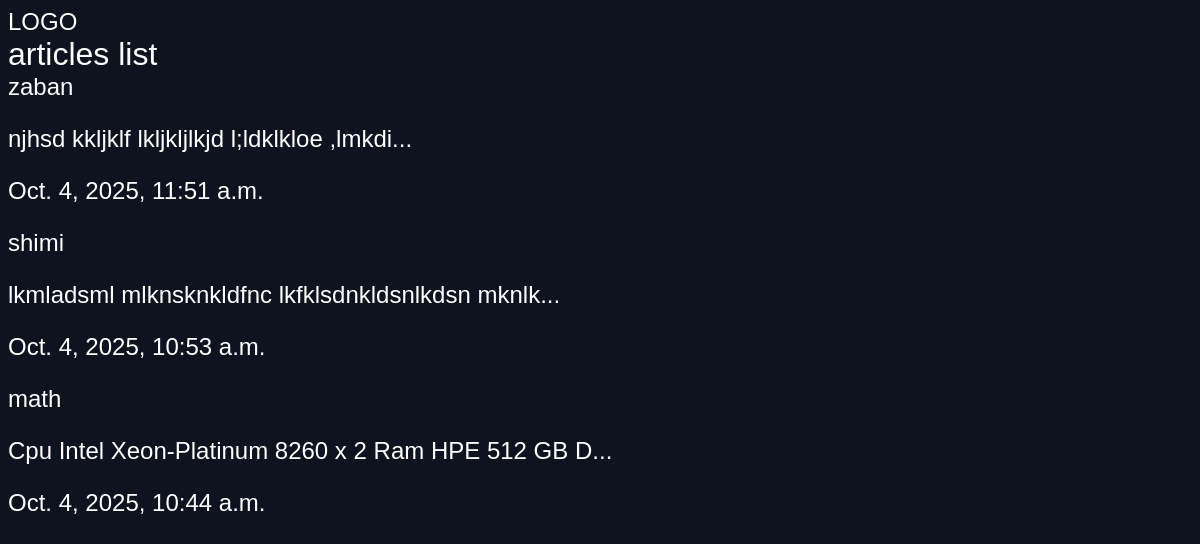
The page /articles/ on the database as committed earlier.
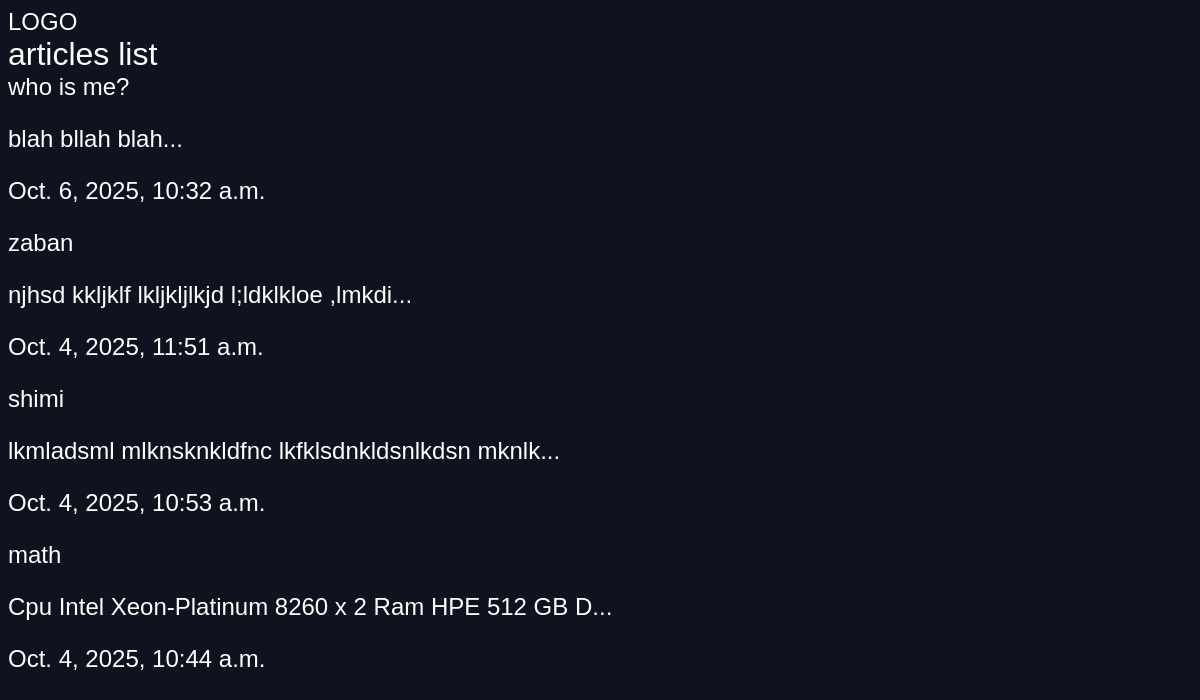
The same page on the database as committed later.
### articles/models.py (models this page shows, shortened)
class Article(models.Model):
    title = models.CharField(max_length = 100)
    slug = models.SlugField()
    body = models.TextField()
    date = models.DateTimeField(auto_now_add = True)
    image = models.ImageField(default = 'Default.jpg',blank =True)
    def snippet(self):
        return self.body[:50] + '...'

### articles/views.py (the view)
# urls.py: path('',views.articles_list, name ="List"),
def articles_list(request):
    articles = models.Article.objects.all().order_by('-date')
    return render(request, 'articles/articleslist.html',{'articles':articles })

### articles/templates/articles/articleslist.html (shortened to what this page needs)
{%extends 'base.html'%}
{%block content%}
  <div class="container">
    <h1>articles list</h1>
    {% for article in articles %}
    <h2><a href="{%url 'articles:detail' slug=article.slug  %}">{{article.title}}</a><h2>
    <p>{{article.snippet}}</p>
    <p>{{article.date}}</p>
  </div>
    {% endfor %}
  {%endblock%}

### templates/base.html (shortened to what this page needs)
<!DOCTYPE html>
{% load static %}
<html lang="en" dir="ltr">
  <head>
    <link rel="stylesheet" href="{% static 'styles.css' %}" >
  </head>
  <body>
    <h2>
      <a href ="{% url 'articles:List' % }">LOGO</a></h2>
    <div class="wrapper">
      {% block content %}
  </body>
</html>

### assets/styles.css (style rules this page uses)
body { background-color : #0f121f; background-image:url(stars.jpg); background-repeat: no-repeat; background-attachment: fixed; color : #fff; }
body * { font-family:arial; }
h1,h2,h3,h4,h5 { font-weight:normal; margin:0; }
a,a:hover,a:visited { color: #fff; text-decoration:none; }

Rows that differ between the two databases and show on the page:
added Article: title "who is me?", snippet "blah bllah blah...", date "Oct. 6, 2025, 10:32 a.m."
